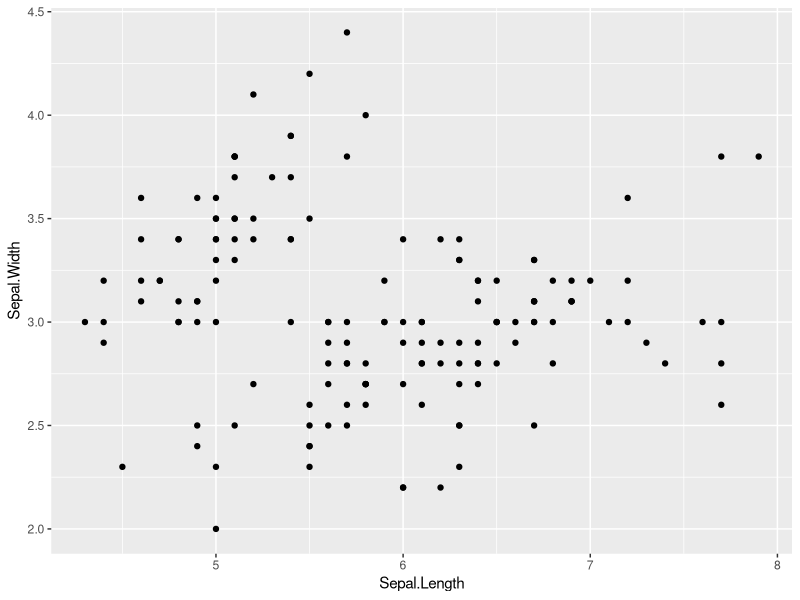
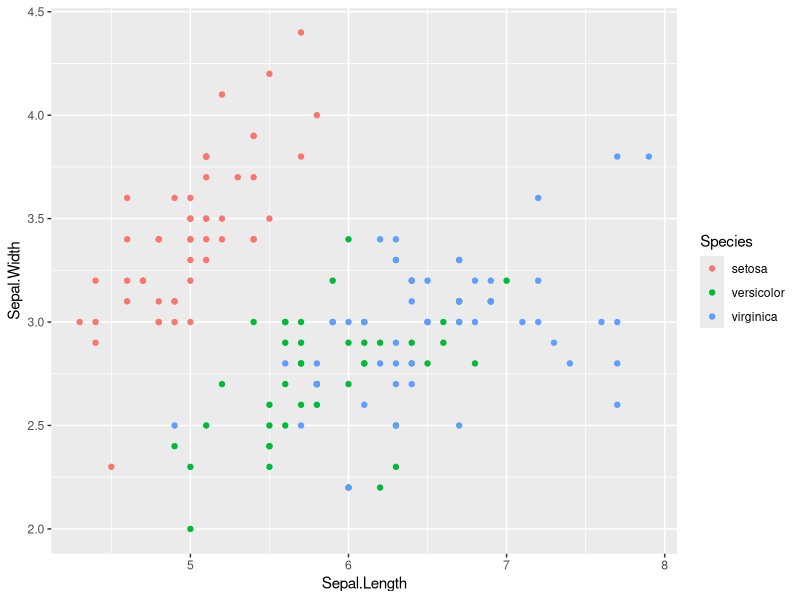
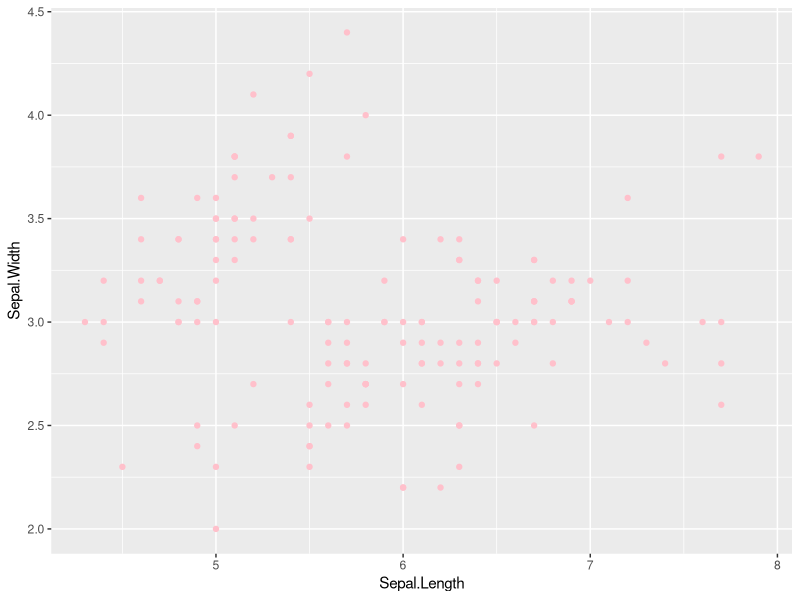
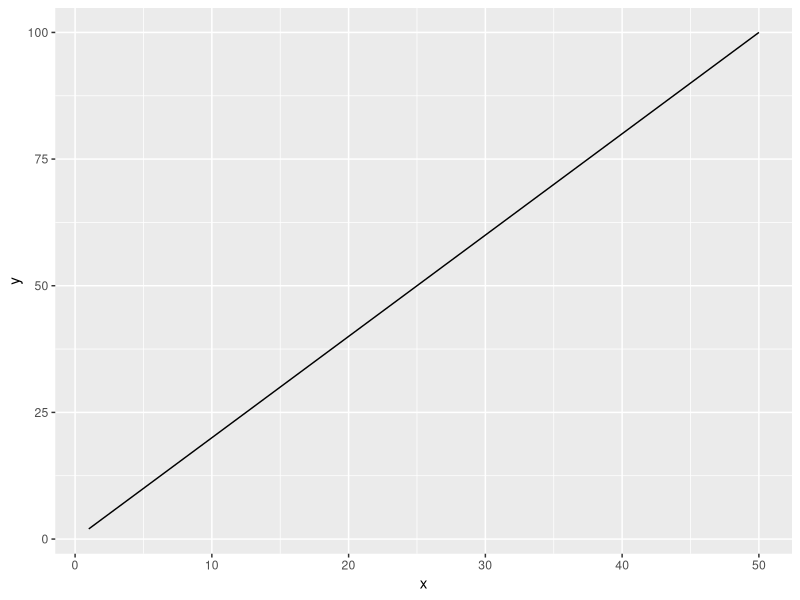
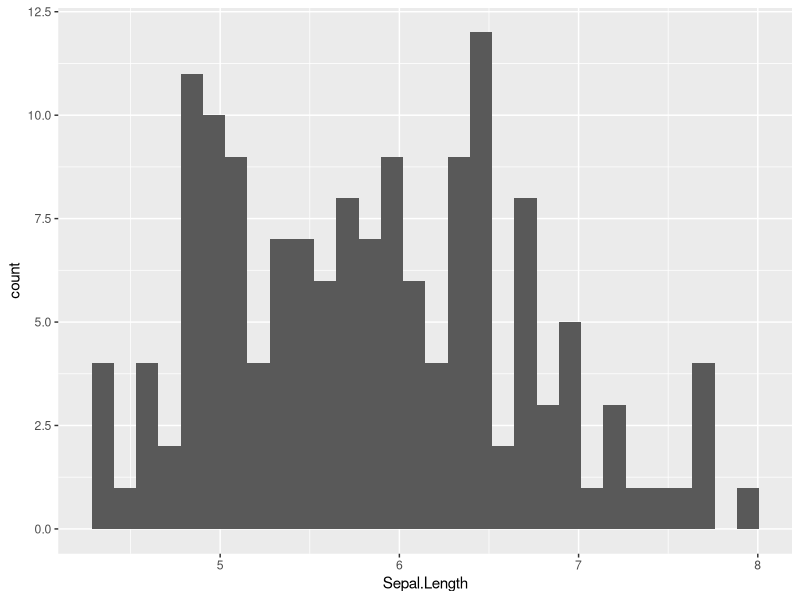
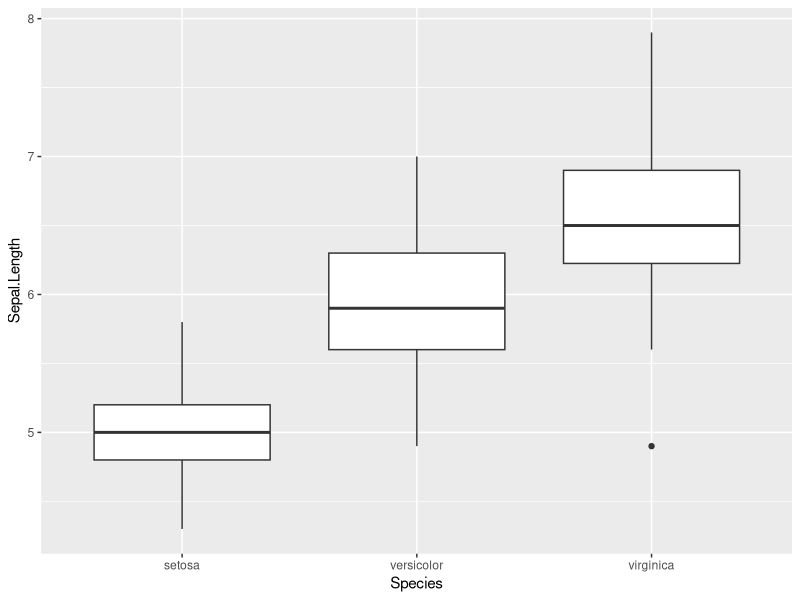
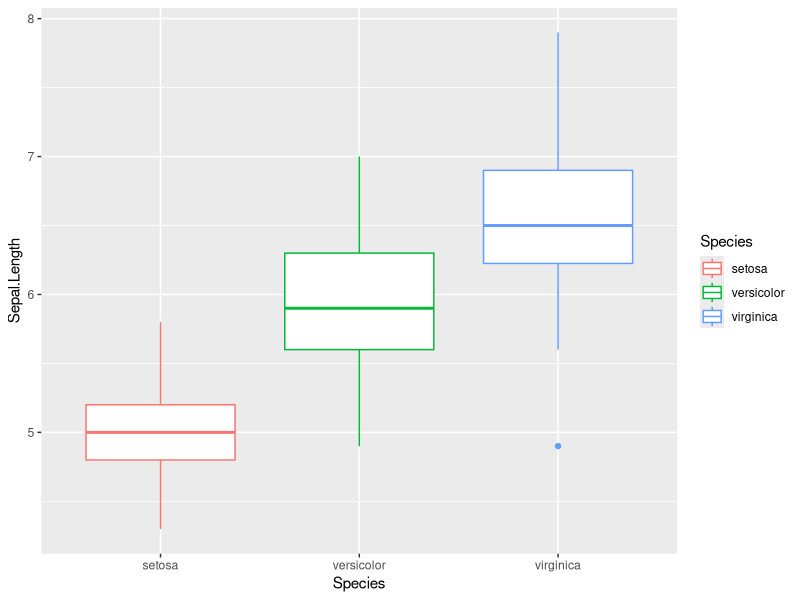
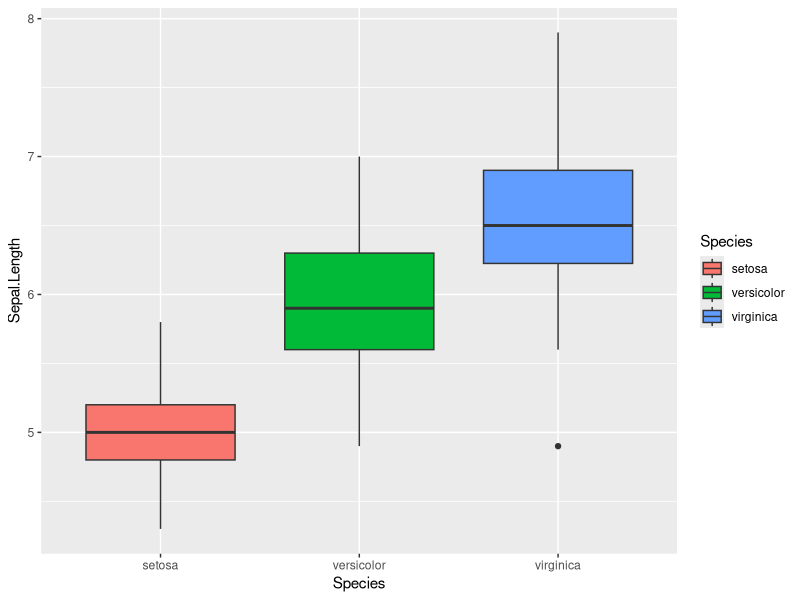

Recreate these plots in R, in order.
library(tidyverse)

iris %>%
  ggplot(aes(x= Sepal.Length,
             y= Sepal.Width)) + geom_point()

##aec(...,color=columname)
iris %>%
  ggplot(aes(x= Sepal.Length,
             y= Sepal.Width,
             color= Species)) + geom_point()
## Any Color You Like
iris %>%
  ggplot(aes(x= Sepal.Length, 
             y= Sepal.Width)) + geom_point(color= "pink")
# Line Figure
df_x <- tibble(x= 1:50,
               y= 2*x)
df_x %>%
  ggplot(aes(x= x, 
             y= y)) + geom_line()
# Histogram
iris %>%
  ggplot(aes(x= Sepal.Length)) + geom_histogram()
# Boxplot
iris %>%
  ggplot(aes(x= Species, 
             y= Sepal.Length)) + geom_boxplot()
## Change Box-plot Color (border)
iris %>%
  ggplot(aes(x= Species,
             y= Sepal.Length,
             color= Species)) + geom_boxplot()
## Change Boxplot Color
iris %>%
  ggplot(aes(x= Species,
             y= Sepal.Length,
             fill= Species)) + geom_boxplot()
#Exercise
#Q1 Using "iris" data, identify longest Sepal.Length
#using arrange() function

arrange(iris, Sepal.Length)
iris %>%
  arrange(desc(Sepal.Length))

#Q2 using "iris" data, filter individual
#Sepal.Width greater than 3.0, use "filter()"

iris %>%
  filter(Sepal.Width>3.0)
#Q3 using "iris" data, select the colums "Petal.Length
# and "Petal.Length(desc.)
#Assign result to object "df_petal"

df_petal <- iris %>%
  select(Petal.Length, Petal.Width) %>%
  arrange(desc(Petal.Length))

#Q4 Calculate mean Sepal.Length by Species
#Assign the result to "df_mean"

df_mean <- iris %>%
  group_by(Species) %>%
  summarize(mean=mean(Sepal.Length))

#Q5 Create a point figure of Petal.Width(y-axis) and Sepal.Width (x-axis)
#with colors distiguishing species

iris %>%
  ggplot(aes(x= Sepal.Width,
             y= Sepal.Length,
             color= Species)) + geom_point()
